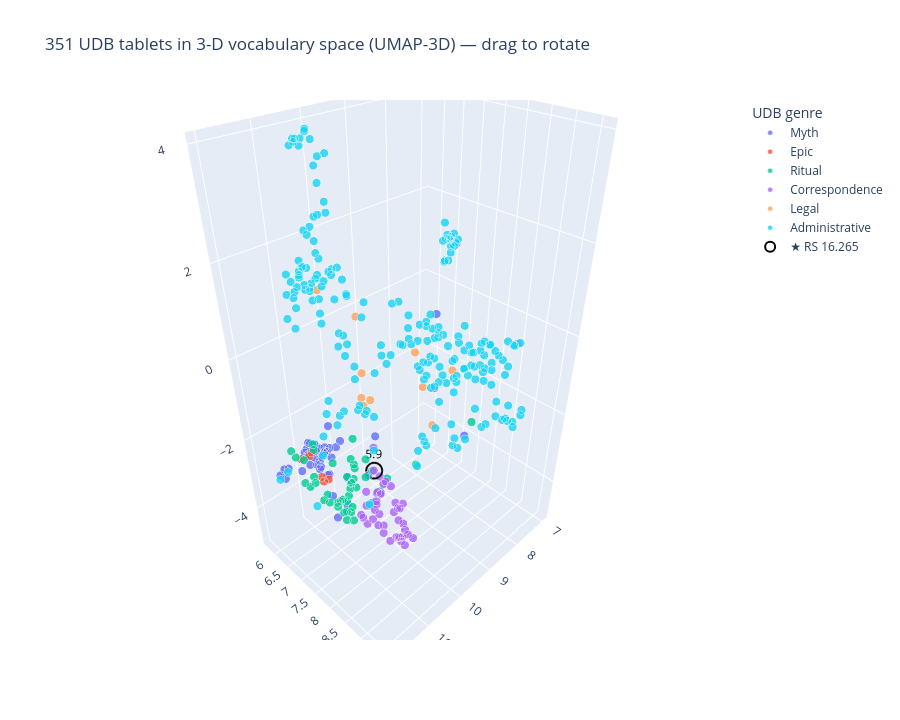

Here is the notebook cell this chart was saved with:
### Code cell
# === The same map on the UDB corpus — coloured by UDB's *own* genre ===
# Needs the local UDB parquet (built from your own PDF):
#     python -m workshop_tools.build_udb_parquet
from data.udb_loader import udb_available, udb_tablet_corpus
import plotly.express as px

# ✍️ Spotlight one tablet — change this and re-run THIS cell.
# Refer to a tablet by KTU number, excavation (RS) number, or part of its title:
#   "RS 16.265"   "KTU 1.96"   "Baal"   "letter"
HIGHLIGHT = "RS 16.265"   # = KTU 5.9: a "letter" that is really a scribal exercise — see the §3 note

if not udb_available():
    print("UDB parquet not built — skipping the UDB map.\n"
          "Build it from your own PDF:  python -m workshop_tools.build_udb_parquet")
else:
    udb = udb_tablet_corpus("00")                       # one row per tablet, edition "00"
    udb = udb[(udb["genre"].notna()) & (udb["n_tokens"] >= 30)].reset_index(drop=True)
    docs_u = [" ".join(toks) for toks in udb["tokens"]]
    Xu = TfidfVectorizer(token_pattern=r"[^\s]+").fit_transform(docs_u)
    print(f"{Xu.shape[0]} UDB tablets in a {Xu.shape[1]}-word space; "
          f"{udb['genre'].nunique()} curated genres")

    try:
        import umap
        xyu = umap.UMAP(n_components=3, n_neighbors=15, min_dist=0.25,
                        metric="cosine", random_state=42).fit_transform(Xu.toarray())
        METHOD_U = "UMAP-3D"
    except Exception as e:
        from sklearn.decomposition import PCA
        xyu = PCA(n_components=3, random_state=42).fit_transform(Xu.toarray())
        METHOD_U = f"PCA-3D ({type(e).__name__})"

    df_u = udb_frame(udb, x=xyu[:, 0], y=xyu[:, 1], z=xyu[:, 2])
    fig = px.scatter_3d(df_u, x="x", y="y", z="z", color="genre",
                        title=f"{len(udb)} UDB tablets in 3-D vocabulary space "
                              f"({METHOD_U}) — drag to rotate",
                        **hover_config(z=True))
    fig.update_traces(marker=dict(size=5, opacity=0.8, line=dict(width=0.4, color="white")))
    fig.update_layout(height=720, legend_title_text="UDB genre",
                      scene=dict(xaxis_title="", yaxis_title="", zaxis_title=""))
    spotlight(fig, df_u, HIGHLIGHT, coords=("x", "y", "z"))
    fig.show()

### Figure 1 — Plotly figure (JSON) as saved in the notebook; plotly's stock layout.template omitted (floating-point values rounded to 4 significant figures; data arrays with more than 128 entries replaced by an {"elided": "..."} marker saying what was removed)
{"data": [{"customdata": {"elided": "41x5 mixed values"}, "hovertemplate": "<b>%{hovertext}</b><br><br>Genre=%{customdata[1]}<br>Title=%{customdata[0]}<br>KTU genre=%{customdata[2]}<br>Words=%{customdata[3]}<br>Text=%{customdata[4]}<extra></extra>", "hovertext": ["UDB 1.1 = KTU 1.1", "UDB 1.2 = KTU 1.2", "UDB 1.3 = KTU 1.3", "UDB 1.4 = KTU 1.4", "UDB 1.5 = KTU 1.5", "UDB 1.6 = KTU 1.6", "UDB 1.7 = KTU 1.7", "UDB 1.8 = KTU 1.8", "UDB 1.9 = KTU 1.9", "UDB 1.10 = KTU 1.10", "UDB 1.11 = KTU 1.11", "UDB 1.12 = KTU 1.12", "UDB 1.13 = KTU 1.13", "UDB 1.20 = KTU 1.20", "UDB 1.21 = KTU 1.21", "UDB 1.22 = KTU 1.22", "UDB 1.23 = KTU 1.23", "UDB 1.24 = KTU 1.24", "UDB 1.73 = KTU 1.73", "UDB 1.79 = KTU 1.79", "UDB 1.82 = KTU 1.82", "UDB 1.83 = KTU 1.83", "UDB 1.86 = KTU 1.86", "UDB 1.92 = KTU 1.92", "UDB 1.93 = KTU 1.93", "UDB 1.94 = KTU 1.94", "UDB 1.96 = KTU 1.96", "UDB 1.101 = KTU 1.101", "UDB 1.108 = KTU 1.108", "UDB 1.114 = KTU 1.114", "UDB 1.117 = KTU 1.117", "UDB 1.133 = KTU 1.133", "UDB 1.147 = KTU 1.147", "UDB 1.151 = KTU 1.151", "UDB 1.157 = KTU 1.157", "UDB 1.162 = KTU 1.175", "UDB 1.166 = KTU 1.166", "UDB 1.168 = KTU 1.172", "UDB 1.170 = KTU 1.169", "UDB 1.171 = KTU 1.176", "UDB 1.172 = KTU 1.163"], "legendgroup": "Myth", "marker": {"color": "#636efa", "line": {"color": "white", "width": 0.4}, "opacity": 0.8, "size": 5, "symbol": "circle"}, "mode": "markers", "name": "Myth", "scene": "scene", "showlegend": true, "type": "scatter3d", "x": [10.97, 10.86, 10.78, 11.04, 10.97, 11.03, 10.4, 10.59, 10.95, 10.5, 10.52, 10.65, 10.48, 11.47, 11.58, 11.67, 11.08, 10.87, 10.91, 8.5, 10.71, 10.89, 10.08, 10.28, 10.33, 11.14, 10.81, 10.74, 11.05, 11.6, 11.38, 10.85, 10.75, 11.42, 11.41, 10.71, 10.76, 11.58, 11.17, 11.37, 9.129], "y": [6.482, 6.167, 6.372, 6.442, 6.056, 6.163, 6.075, 6.569, 6.062, 6.012, 6.266, 6.234, 6.058, 5.795, 5.992, 5.937, 6.594, 6.565, 8.216, 7.488, 5.885, 6.417, 7.281, 6.311, 5.989, 7.009, 7.167, 6.011, 6.621, 6.196, 6.632, 5.967, 6.14, 7.444, 6.593, 7.745, 7.032, 7.773, 6.301, 6.345, 8.898], "z": [-2.931, -2.544, -2.716, -2.845, -2.841, -3.045, -3.004, -2.543, -2.512, -3.084, -3.096, -2.723, -3.086, -3.132, -3.204, -3.081, -2.842, -3.181, -2.497, 0.2869, -3.237, -2.729, -2.109, -2.725, -2.453, -2.67, -2.881, -2.916, -2.255, -2.746, -2.058, -2.661, -3.125, -2.781, -2.158, -2.486, -3.866, -3.03, -2.594, -2.877, -1.685]}, {"customdata": [["Keret Legend First Tablet", "Epic", "epic", 1067, "[l k]<mark>r</mark>t … [ … ] ["], ["Keret Legend Second Tablet", "Epic", "epic", 433, "… <mark>rġb</mark> . <mark>yd<"], ["Kirta Legend", "Epic", "epic", 919, "<mark>l</mark> <mark>k</mark>r"], ["Aqhat Legend First Tablet", "Epic", "epic", 979, "… [dnil . mt . rp]<mark>i</mar"], ["Aqhat Legend", "Epic", "epic", 350, "[ … ] [ … ] [ … ] [ … ]<mark>h"], ["Aqhat Legend Third Tablet", "Epic", "epic", 1136, "[l] aq<mark>h</mark>t t<mark>k"]], "hovertemplate": "<b>%{hovertext}</b><br><br>Genre=%{customdata[1]}<br>Title=%{customdata[0]}<br>KTU genre=%{customdata[2]}<br>Words=%{customdata[3]}<br>Text=%{customdata[4]}<extra></extra>", "hovertext": ["UDB 1.14 = KTU 1.14", "UDB 1.15 = KTU 1.15", "UDB 1.16 = KTU 1.16", "UDB 1.17 = KTU 1.17", "UDB 1.18 = KTU 1.18", "UDB 1.19 = KTU 1.19"], "legendgroup": "Epic", "marker": {"color": "#EF553B", "line": {"color": "white", "width": 0.4}, "opacity": 0.8, "size": 5, "symbol": "circle"}, "mode": "markers", "name": "Epic", "scene": "scene", "showlegend": true, "type": "scatter3d", "x": [10.86, 10.88, 11.04, 11.08, 10.68, 10.82], "y": [6.561, 6.35, 6.638, 5.914, 5.748, 5.854], "z": [-3.327, -3.383, -3.204, -3.006, -3.18, -3.125]}, {"customdata": {"elided": "44x5 mixed values"}, "hovertemplate": "<b>%{hovertext}</b><br><br>Genre=%{customdata[1]}<br>Title=%{customdata[0]}<br>KTU genre=%{customdata[2]}<br>Words=%{customdata[3]}<br>Text=%{customdata[4]}<extra></extra>", "hovertext": ["UDB 1.27 = KTU 1.27", "UDB 1.39 = KTU 1.39", "UDB 1.40 = KTU 1.40", "UDB 1.41 = KTU 1.41", "UDB 1.43 = KTU 1.43", "UDB 1.46 = KTU 1.46", "UDB 1.47 = KTU 1.47", "UDB 1.49 = KTU 1.49", "UDB 1.50 = KTU 1.50", "UDB 1.65 = KTU 1.65", "UDB 1.81 = KTU 1.81", "UDB 1.84 = KTU 1.84", "UDB 1.87 = KTU 1.87", "UDB 1.90 = KTU 1.90", "UDB 1.91 = KTU 1.91", "UDB 1.100 = KTU 1.100", "UDB 1.102 = KTU 1.102", "UDB 1.103 = KTU 1.103", "UDB 1.104 = KTU 1.104", "UDB 1.105 = KTU 1.105", "UDB 1.106 = KTU 1.106", "UDB 1.107 = KTU 1.107", "UDB 1.109 = KTU 1.109", "UDB 1.111 = KTU 1.111", "UDB 1.112 = KTU 1.112", "UDB 1.113 = KTU 1.113", "UDB 1.115 = KTU 1.115", "UDB 1.118 = KTU 1.118", "UDB 1.119 = KTU 1.119", "UDB 1.121 = KTU 1.121", "UDB 1.123 = KTU 1.123", "UDB 1.124 = KTU 1.124", "UDB 1.126 = KTU 1.126", "UDB 1.127 = KTU 1.127", "UDB 1.130 = KTU 1.130", "UDB 1.132 = KTU 1.132", "UDB 1.136 = KTU 1.136", "UDB 1.139 = KTU 1.139", "UDB 1.148 = KTU 1.148", "UDB 1.161 = KTU 1.161", "UDB 1.163 = KTU 1.164", "UDB 1.164 = KTU 1.168", "UDB 1.173 = KTU 1.173", "UDB 1.176 = KTU 1.162"], "legendgroup": "Ritual", "marker": {"color": "#00cc96", "line": {"color": "white", "width": 0.4}, "opacity": 0.8, "size": 5, "symbol": "circle"}, "mode": "markers", "name": "Ritual", "scene": "scene", "showlegend": true, "type": "scatter3d", "x": [11.47, 11.38, 11.3, 11.22, 10.94, 11.69, 11.41, 10.97, 10.64, 11.52, 10.11, 11.23, 11.35, 10.88, 9.337, 11.16, 11.64, 10.42, 10.58, 11.52, 11.27, 11.22, 11.87, 11.67, 11.04, 11.42, 11.79, 11.47, 11.58, 11.17, 11.55, 10.83, 11.34, 10.93, 11.48, 11.48, 10.99, 11.9, 11.71, 11.48, 11.31, 11.37, 11.71, 11.74], "y": [7.956, 7.909, 7.419, 7.842, 8.137, 8.134, 6.904, 8.385, 8.228, 6.407, 8.512, 7.319, 7.978, 7.853, 9.219, 6.262, 6.455, 6.958, 7.142, 8.098, 7.965, 6.167, 7.954, 8.388, 8.074, 6.546, 8.273, 7.017, 7.494, 7.531, 7.075, 6.729, 8.006, 7.568, 8.074, 8.106, 7.667, 7.815, 8.08, 6.945, 8.521, 8.52, 8.428, 8.272], "z": [-2.511, -1.948, -3.208, -2.263, -1.935, -2.17, -1.736, -2.29, -2.29, -2.341, -2.074, -3.222, -2.082, -2.346, -1.018, -3.559, -2.062, -3.608, -1.959, -2.219, -2.042, -3.467, -2.25, -2.562, -1.609, -2.393, -2.335, -1.772, -2.591, -3.365, -2.578, -2.745, -1.446, -2.156, -2.725, -2.058, -2.15, -2.271, -2.236, -2.546, -2.256, -2.286, -2.133, -2.585]}, {"customdata": {"elided": "42x5 mixed values"}, "hovertemplate": "<b>%{hovertext}</b><br><br>Genre=%{customdata[1]}<br>Title=%{customdata[0]}<br>KTU genre=%{customdata[2]}<br>Words=%{customdata[3]}<br>Text=%{customdata[4]}<extra></extra>", "hovertext": ["UDB 2.2 = KTU 2.2", "UDB 2.3 = KTU 2.3", "UDB 2.4 = KTU 2.4", "UDB 2.10 = KTU 2.10", "UDB 2.11 = KTU 2.11", "UDB 2.13 = KTU 2.13", "UDB 2.14 = KTU 2.14", "UDB 2.16 = KTU 2.16", "UDB 2.17 = KTU 2.17", "UDB 2.21 = KTU 2.21", "UDB 2.23 = KTU 2.23", "UDB 2.26 = KTU 2.26", "UDB 2.30 = KTU 2.30", "UDB 2.31 = KTU 2.31", "UDB 2.32 = KTU 2.32", "UDB 2.33 = KTU 2.33", "UDB 2.34 = KTU 2.34", "UDB 2.36 = KTU 2.36", "UDB 2.38 = KTU 2.38", "UDB 2.39 = KTU 2.39", "UDB 2.40 = KTU 2.40", "UDB 2.41 = KTU 2.41", "UDB 2.42 = KTU 2.42", "UDB 2.44 = KTU 2.44", "UDB 2.45 = KTU 2.45", "UDB 2.46 = KTU 2.46", "UDB 2.47 = KTU 2.47", "UDB 2.50 = KTU 2.50", "UDB 2.62 = KTU 2.62", "UDB 2.63 = KTU 2.63", "UDB 2.64 = KTU 2.64", "UDB 2.68 = KTU 2.68", "UDB 2.70 = KTU 2.70", "UDB 2.71 = KTU 2.71", "UDB 2.72 = KTU 2.72", "UDB 2.75 = KTU 2.77", "UDB 2.79 = KTU 2.81", "UDB 2.80 = KTU 2.82", "UDB 2.82 = KTU 2.76", "UDB 5.9 = KTU 5.9", "UDB 5.10 = KTU 5.10", "UDB 5.11 = KTU 5.11"], "legendgroup": "Correspondence", "marker": {"color": "#ab63fa", "line": {"color": "white", "width": 0.4}, "opacity": 0.8, "size": 5, "symbol": "circle"}, "mode": "markers", "name": "Correspondence", "scene": "scene", "showlegend": true, "type": "scatter3d", "x": [10.7, 10.08, 6.95, 9.801, 10.11, 10.16, 9.917, 10.06, 10.2, 10.12, 10.46, 10.51, 10.11, 10.17, 8.332, 10.25, 10.03, 10.14, 10.33, 10.29, 10.19, 9.796, 9.997, 10.06, 9.951, 10.2, 10.29, 9.835, 10.02, 9.73, 10.18, 10.15, 10.05, 9.94, 10.23, 9.863, 10.52, 10.02, 10.42, 10.28, 10.14, 10.23], "y": [8.025, 7.489, 6.6, 7.428, 7.906, 8.032, 7.937, 8.138, 7.428, 7.993, 7.119, 9.302, 8.023, 7.483, 9.379, 7.079, 8.2, 7.305, 7.938, 7.411, 7.212, 7.806, 7.139, 7.785, 7.23, 8.162, 7.137, 7.606, 7.136, 7.634, 7.384, 7.521, 7.422, 8.274, 8.235, 7.158, 7.265, 8.089, 7.289, 7.415, 8.0, 7.718], "z": [-3.42, -3.365, 1.03, -3.675, -4.74, -4.581, -4.412, -4.342, -3.575, -4.101, -4.345, 0.4496, -4.657, -3.622, 0.3638, -4.227, -4.468, -3.997, -4.653, -4.087, -4.627, -3.957, -4.34, -4.044, -3.404, -4.588, -3.71, -4.048, -2.564, -4.292, -4.697, -4.881, -4.787, -4.603, -4.345, -4.053, -4.267, -4.932, -4.53, -2.873, -3.69, -3.015]}, {"customdata": [["Legal: record of manumission of a royal slave (Freistellungsurkunde)", "Legal", "letter", 43, "… l . yi<mark>ḫ</mark>[d ṣ]<ma"], ["work copy of treaty of Niqmaddu of Ugarit with the Hittites", "Legal", "legal/economic", 158, "… [ … ] ʿm[n . špš . mlk . bʿl"], ["Royal grant of property (Schenkungsurkunde)", "Legal", "legal/economic", 52, "l ym . hnd ʿmṯtmr bn . nqmpʿ m"], ["Multiple guarantee on behalf of an individual", "Legal", "legal/economic", 32, "spr . ʿrbnm dt . ʿrb b . mtn ."], ["Record of redemption of unt obligation", "Legal", "legal/economic", 50, "l . ym hnd iwr<mark>k</mark>l "], ["Royal grant of property (Schenkungsurkunde)", "Legal", "legal/economic", 55, "l ym . hnd ʿmṯtmr . bn nqmpʿ ."], ["List (persons entering into the contractual obligation called unt )", "Legal", "legal/economic", 48, "mṣry . d . ʿrb . b . unṯ bn . "], ["Multiple guarantee on behalf of two individuals", "Legal", "legal/economic", 40, "tldn ṯrkn kli plġn apśny ʿrb b"], ["[Varia 14], Marzeah Text", "Legal", "legal/economic", 47, "mrzḥ __________ d qny šmmn b ."], ["—", "Legal", "legal/economic", 57, "sprn mnḥ . ud . mnny _________"]], "hovertemplate": "<b>%{hovertext}</b><br><br>Genre=%{customdata[1]}<br>Title=%{customdata[0]}<br>KTU genre=%{customdata[2]}<br>Words=%{customdata[3]}<br>Text=%{customdata[4]}<extra></extra>", "hovertext": ["UDB 2.19 = KTU 2.19", "UDB 3.1 = KTU 3.1", "UDB 3.2 = KTU 3.2", "UDB 3.3 = KTU 3.3", "UDB 3.4 = KTU 3.4", "UDB 3.5 = KTU 3.5", "UDB 3.7 = KTU 3.7", "UDB 3.8 = KTU 3.8", "UDB 3.9 = KTU 3.9", "UDB 3.11 = KTU 3.10"], "legendgroup": "Legal", "marker": {"color": "#FFA15A", "line": {"color": "white", "width": 0.4}, "opacity": 0.8, "size": 5, "symbol": "circle"}, "mode": "markers", "name": "Legal", "scene": "scene", "showlegend": true, "type": "scatter3d", "x": [9.731, 10.04, 9.831, 11.08, 10.06, 9.788, 10.43, 10.54, 10.27, 10.16], "y": [6.765, 8.857, 6.59, 7.071, 6.928, 6.592, 7.267, 8.878, 8.809, 9.376], "z": [-1.627, -0.8926, -1.608, 1.65, -1.506, -0.9784, 0.9393, 0.9753, 0.08377, 0.6698]}, {"customdata": {"elided": "208x5 mixed values"}, "hovertemplate": "<b>%{hovertext}</b><br><br>Genre=%{customdata[1]}<br>Title=%{customdata[0]}<br>KTU genre=%{customdata[2]}<br>Words=%{customdata[3]}<br>Text=%{customdata[4]}<extra></extra>", "hovertext": {"elided": "208 str values"}, "legendgroup": "Administrative", "marker": {"color": "#19d3f3", "line": {"color": "white", "width": 0.4}, "opacity": 0.8, "size": 5, "symbol": "circle"}, "mode": "markers", "name": "Administrative", "scene": "scene", "showlegend": true, "type": "scatter3d", "x": {"elided": "208 float values"}, "y": {"elided": "208 float values"}, "z": {"elided": "208 float values"}}, {"hoverinfo": "skip", "marker": {"color": "black", "line": {"width": 2}, "size": 10, "symbol": "circle-open"}, "mode": "markers+text", "name": "★ RS 16.265", "showlegend": true, "text": ["5.9"], "textfont": {"color": "black", "size": 12}, "textposition": "top center", "type": "scatter3d", "x": [10.28], "y": [7.415], "z": [-2.873]}], "layout": {"height": 720, "legend": {"title": {"text": "UDB genre"}, "tracegroupgap": 0}, "scene": {"domain": {"x": [0, 1], "y": [0, 1]}, "xaxis": {"title": {"text": ""}}, "yaxis": {"title": {"text": ""}}, "zaxis": {"title": {"text": ""}}}, "title": {"text": "351 UDB tablets in 3-D vocabulary space (UMAP-3D) — drag to rotate"}}}
